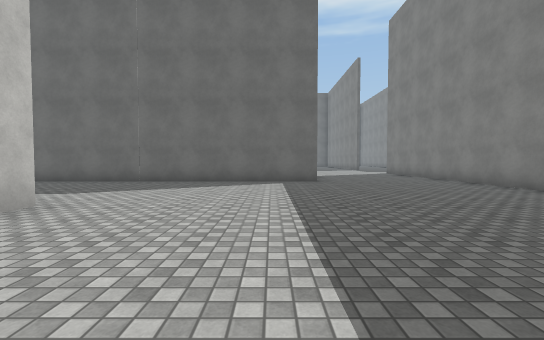
view 1 (above)

16 first-person views from a walk through a 3-D level made in the Unity game engine. The camera is 1.3 m above the floor, tilts 2° down and sees 90° across. The floor is counted in squares, 2 m on a side. Each view is taken from the middle of a square. On the plan, view 1 faces up. The plan holds only what a view shows up to about 9 squares ahead; the rest is blank. The place goes on beyond the plan. Surface patterns are stand-ins for the level's own textures.

view 2
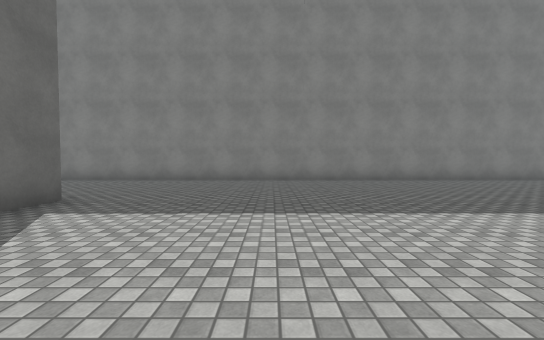

view 3
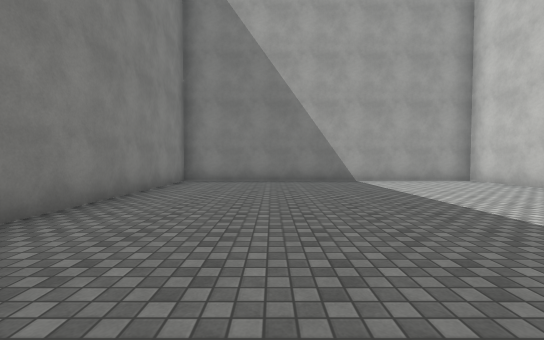

view 4
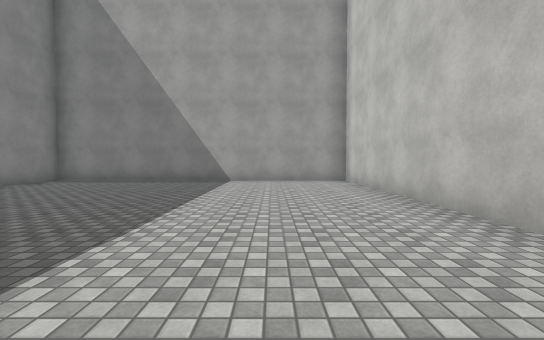

view 5
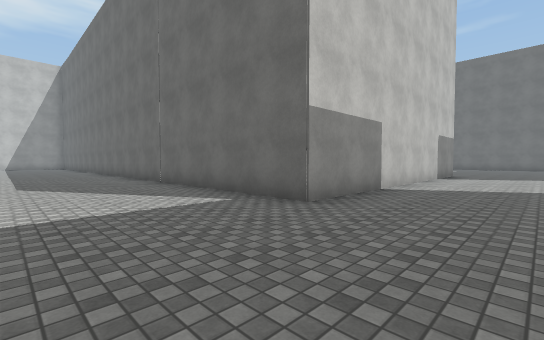

view 6
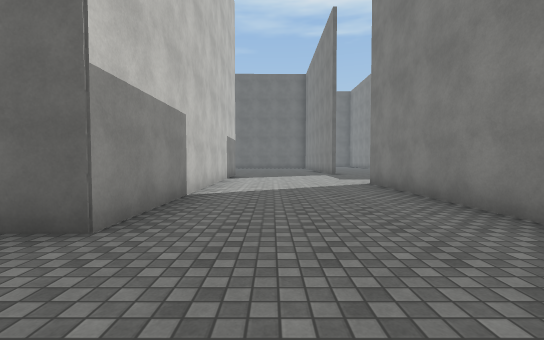

view 7
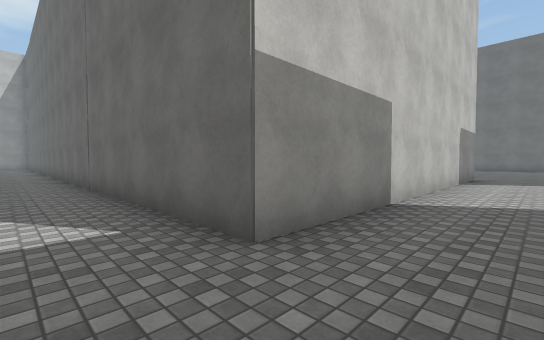

view 8
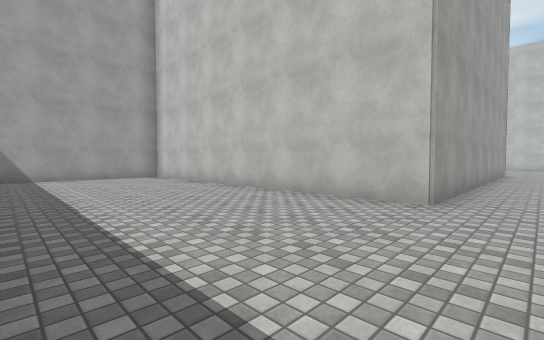

view 9
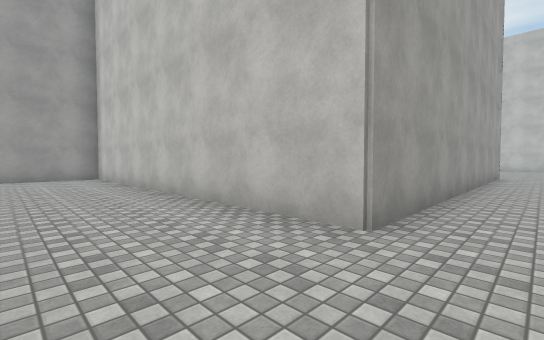

view 10
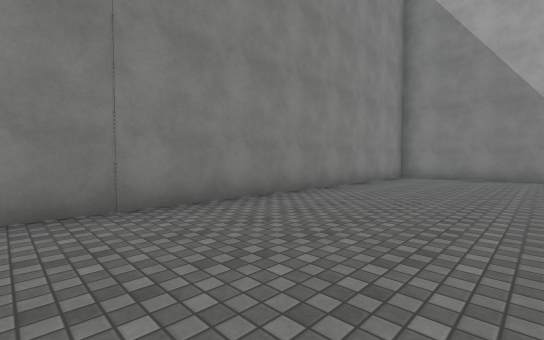

view 11
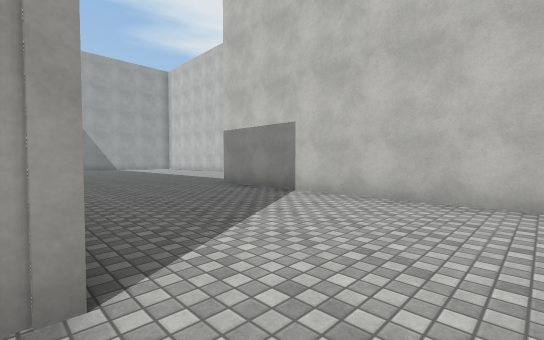

view 12
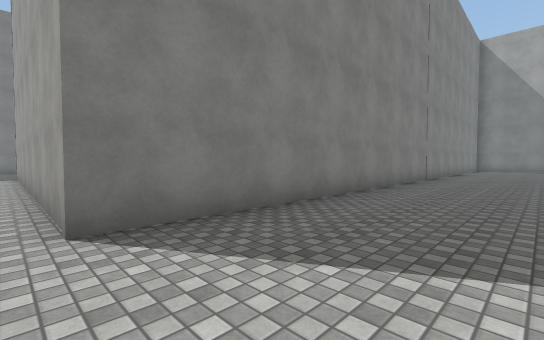

view 13
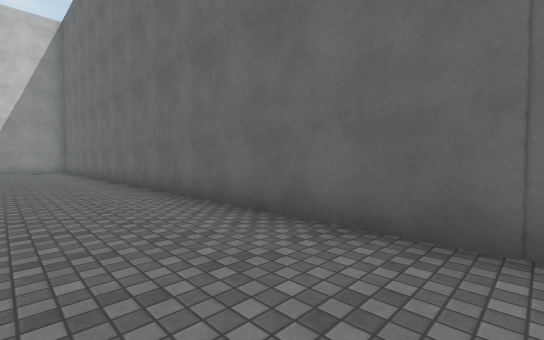

view 14
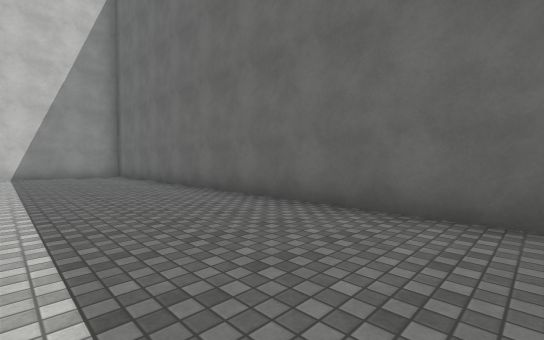

view 15
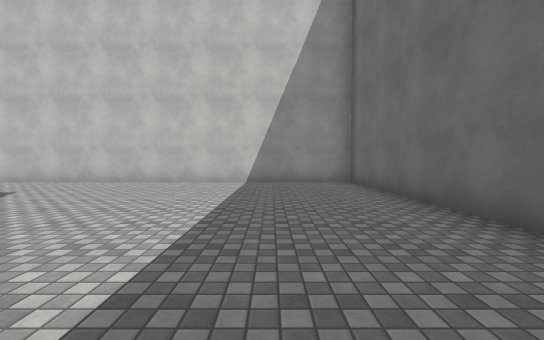

view 16
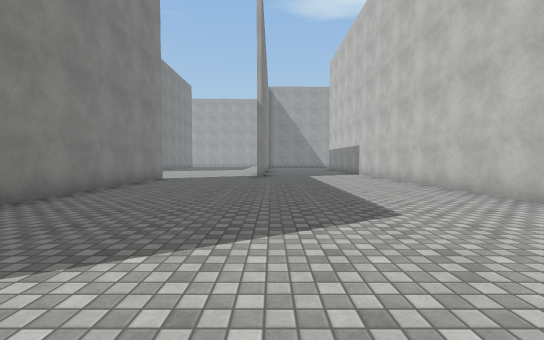

### Floor plan
Points are (right, up) in squares from view 1. A wall is a line through its corners. A room is listed if a view was taken in it or the views show most of it. See-through windows are left out.
Room 1 (views 1, 3, 4, 5, 6, 7, 8, 9, 10, 11, 12)
walls: (-3.4, 3.9) (-3.4, -5.7) (5.8, -5.6) (5.7, 13.6) (6.5, 13.6); (1.4, 15.5) (1.4, 8.4) (-2.6, 8.4)
ways out: opening at (-3.3, 6) to room 2
Room 2 (views 2, 13, 14, 15, 16)
walls: (-13.1, -5.1) (-13.1, 0.1); (-12.6, 3.9) (-3.4, 3.9); (-2.6, 8.4) (-21.1, 8.4) (-21, -5)
ways out: opening at (-3.3, 6) to room 1

Positions as (right, up) in squares from view 1, and headings:
1: (0, 0), facing up
2: (-3, 5), facing right
3: (3, 3), facing down
4: (-1, 3), facing down
5: (4, 5), facing up-left
6: (3, 6), facing up
7: (3, 7), facing up-left
8: (1, 5), facing down-left
9: (-1, 5), facing down-left
10: (2, 5), facing down-right
11: (6, 15), facing down-left
12: (3, 14), facing down-right
13: (-4, 6), facing up-left
14: (-9, 5), facing up-left
15: (-13, 6), facing left
16: (-17, 4), facing down
